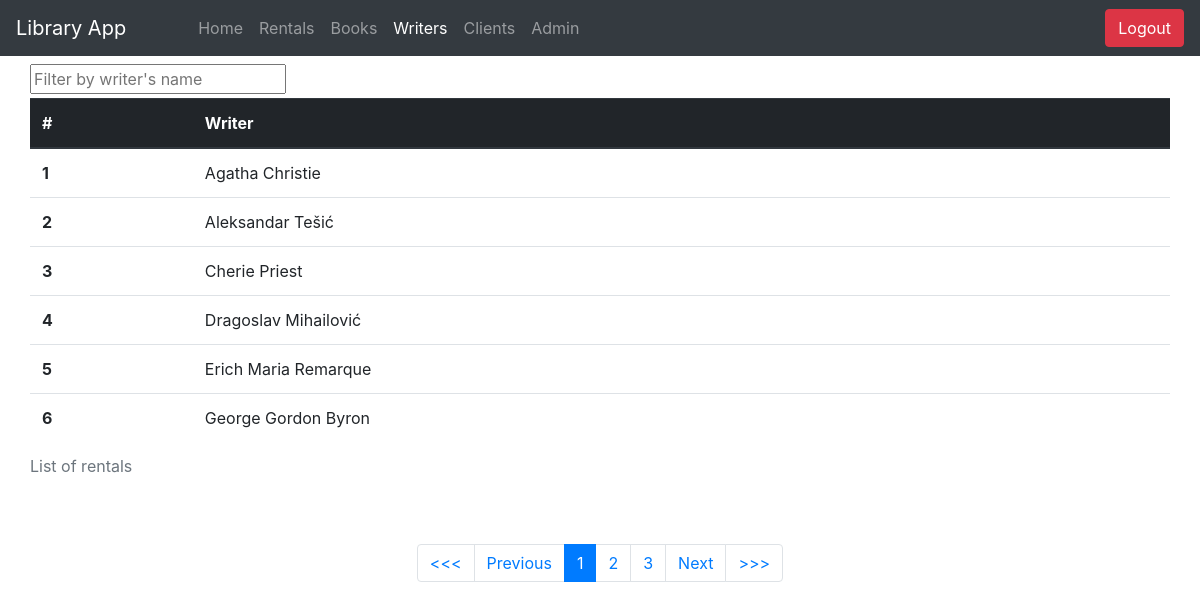
The app's page /homework/library-app/Writers/index (signed in), older data.
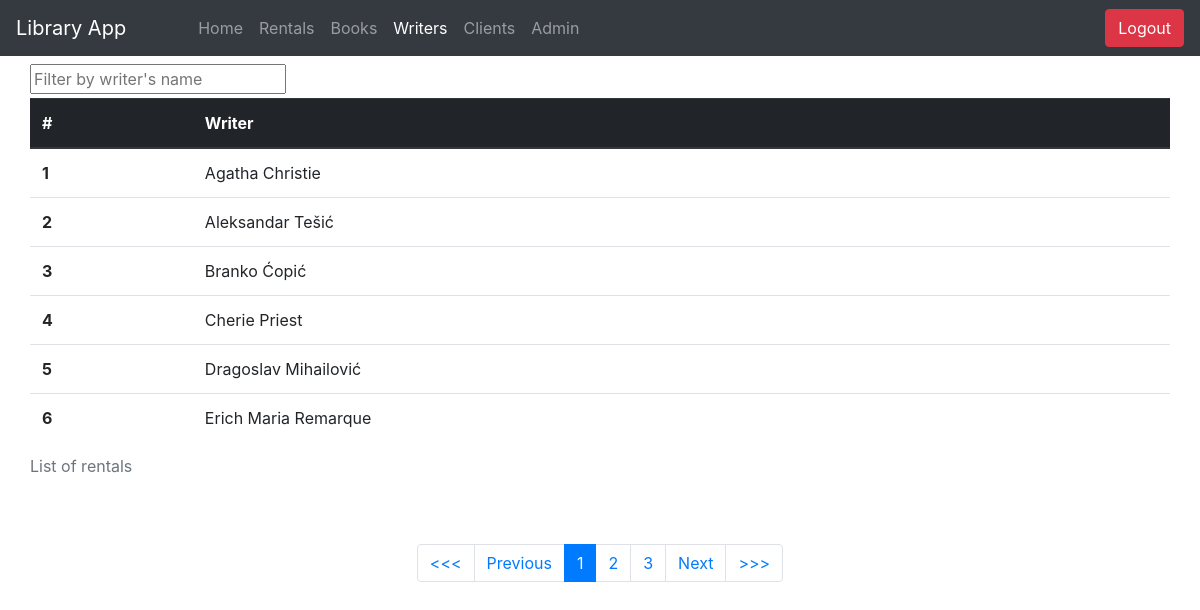
The same page, newer data.
### tables this page shows
CREATE TABLE `writers` (
  `id` int(11) NOT NULL AUTO_INCREMENT,
  `first_name` varchar(45) NOT NULL,
  `last_name` varchar(45) NOT NULL,
  `active` varchar(45) NOT NULL DEFAULT 'yes',
  PRIMARY KEY (`id`)
);

### controller/BaseController.php (called while the page is built, shortened)
<?php
class BaseController {
	public function show_view($view) {
		require 'view/includes/header.php';
		(Auth::logged() && $view != '404')?require 'view/includes/navigation.php':false;
		require 'view/'.$view.'.php';
		require 'view/includes/footer.php';
	}
}

### controller/Writers.php (called while the page is built, shortened)
<?php
class Writers extends BaseController {
	public function index ($pg=0) {
		$skip = 0;
		$this->data['writers'] = DBWriters::getAllWriters($skip);
		$this->show_view('writers');
	}
}

### core/Route.php (called while the page is built, shortened)
<?php
class Route {
	public static $controller;
	public static $method;
	public static $params = [];
	public static function post($url, $action, $req=[]) {
		self::$params = $_POST;
		$url_arr = self::prepareURL($url);
		$path_arr = self::prepareServerURLPath();
		if ($path_arr[0] != $url_arr[0] || count($path_arr) != count($url_arr)) {
			return;
		}
	}
	public static function get($url, $action, $req=[]) {
		$path = self::findServerPath();
		$url_arr = self::prepareURL($url);
		$path_arr = self::prepareServerURLPath();
		if ($path_arr[0] != $url_arr[0] || count($path_arr) != count($url_arr)) {
			return;
		} else {
			if (ltrim($url, '/') == $path) {
				self::$params = [];
			} else if (!empty($req)) {
				self::$params = self::collectParams($url_arr, $path_arr);
				foreach ($req as $key => $value) {
					if (!preg_match($value, self::$params[$key])) {
						return;
					}
				}
			} else {
				return;
			}
			$action = explode('@', $action);
			self::$controller = $action[0];
			self::$method = $action[1];
			self::$controller = new self::$controller;
		}
		call_user_func_array([self::$controller, self::$method], self::$params);
		exit;
	}
	public static function prepareURL ($url) {
		$url = ltrim($url, '/');
		return explode('/', $url);
	}
	public static function findServerPath () {
		return str_replace(INCL_PATH, '', $_SERVER['REQUEST_URI']);
	}
	public static function prepareServerURLPath () {
		$path = self::findServerPath();
		return $path_arr = explode('/', $path);
	}
}

### index.php (called while the page is built, shortened)
<?php
include 'controller/BaseController.php';
include 'routes.php';

### model/DB.php (called while the page is built, shortened)
<?php
class DB {
	private static $data = [];
	private static $conn;
	private static function getInstance(){
		return self::$conn;
	}
	private function __construct(){
		self::$conn = new mysqli(DBSERVER,DBUSER,DBPASS,DBNAME);
	}
	protected static function executeSQL($sql) {
		$db = self::getInstance();
		$db->set_charset("utf8");
		$res = $db->query($sql);
		return $res;
	}
	protected static function queryAndFetchInObj($sql) {
		self::$data = [];
		$res = self::executeSQL($sql);
		while ($row = $res->fetch_object()) {
			array_push(self::$data, $row);
		}
		return self::$data;
	}
}

### model/DBWriters.php (called while the page is built, shortened)
<?php
class DBWriters extends DB {
	public static function getAllWriters($skip) {
		$sql = "select id, concat(first_name, \" \", last_name) as writer,
				(select count(*) from writers) as total
				from writers
				order by first_name
				limit $skip,".PG_RESULTS;
		return self::queryAndFetchInObj($sql);
	}
}

### view/writers.php (the view)
<div class="container">
	<div class="row">
		<form class="mt-2">
			<input type="text" name="filter" placeholder="Filter by writer's name" id="filter">
		</form>
		<div  class="table-holder" style="min-height: 450px; width:100%">
			<table class="table table-hover mt-1">
				<caption>List of rentals</caption>
				<thead class="thead-dark">
				    <tr>
				      <th scope="col" style="width: 5%">#</th>
				      <th scope="col" style="width: 30%">Writer</th>
				    </tr>
				</thead>
				<div class="table-content">
					<tbody class="tbody col-12">
						<?php
						foreach ($this->data['writers'] as $key => $value) {
						?>
							<tr style="cursor: pointer;" onclick="document.location.href='<?php echo INCL_PATH.'Writers/'.$value->id.'/p1'; ?>'">
							    <th scope="row"><?php echo $key+1; ?></th>
							    <td><?php echo $value->writer; ?></td>
						    </tr>
						<?php
						}
						?>
					 </tbody>
				</div>
			</table>
		</div>
		<nav class="col-12">
		    <ul class="pagination justify-content-center">
		    	<?php
			    foreach ($this->data['pagination_links'] as $link) {
			    	echo  '<li class="page-item"><a href="'.$link[0].'" class="page-link">'.$link[1].'</a></li>';
			    }
			    ?>
		    </ul>
		</nav>

Row changes from the older to the newer data that the page shows:
no longer on this page (row unchanged): writers: writer "George Gordon Byron"
added writers: writer "Branko Ćopić"
